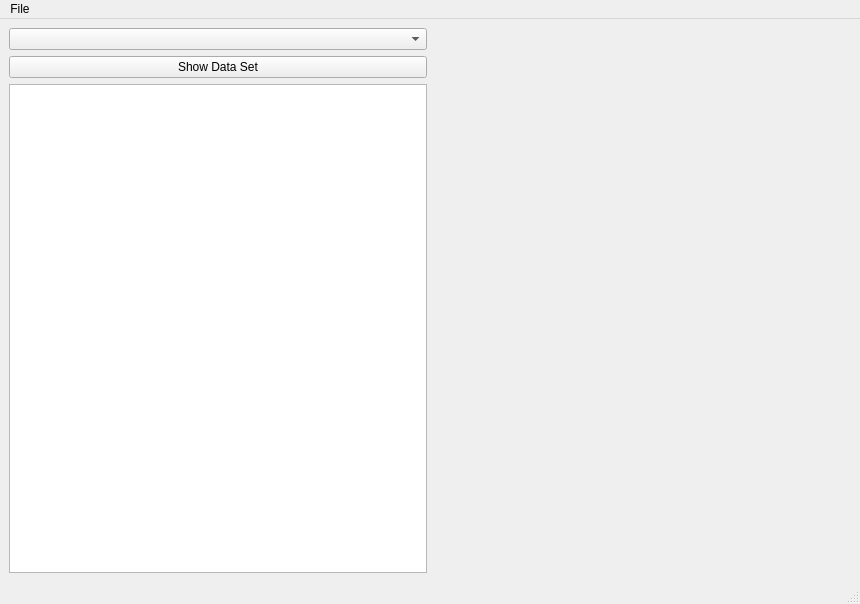
<?xml version="1.0" encoding="UTF-8"?>
<ui version="4.0">
 <class>RenderWindowUISingleInheritance</class>
 <widget class="QMainWindow" name="RenderWindowUISingleInheritance">
  <property name="geometry">
   <rect>
    <x>0</x>
    <y>0</y>
    <width>860</width>
    <height>604</height>
   </rect>
  </property>
  <property name="windowTitle">
   <string>HeelStat</string>
  </property>
  <widget class="QWidget" name="centralwidget">
   <layout class="QHBoxLayout" name="horizontalLayout_2">
    <item>
     <layout class="QHBoxLayout" name="horizontalLayout">
      <item>
       <layout class="QVBoxLayout" name="verticalLayout">
        <item>
         <widget class="QComboBox" name="comboBox"/>
        </item>
        <item>
         <widget class="QPushButton" name="pushButton">
          <property name="text">
           <string>Show Data Set</string>
          </property>
         </widget>
        </item>
        <item>
         <widget class="QTextEdit" name="textEdit">
          <property name="sizePolicy">
           <sizepolicy hsizetype="Preferred" vsizetype="Preferred">
            <horstretch>0</horstretch>
            <verstretch>0</verstretch>
           </sizepolicy>
          </property>
         </widget>
        </item>
       </layout>
      </item>
      <item>
       <widget class="QVTKWidget" name="qvtkWidget"/>
      </item>
     </layout>
    </item>
   </layout>
  </widget>
  <widget class="QMenuBar" name="menubar">
   <property name="geometry">
    <rect>
     <x>0</x>
     <y>0</y>
     <width>860</width>
     <height>21</height>
    </rect>
   </property>
   <widget class="QMenu" name="menuFile">
    <property name="title">
     <string>File</string>
    </property>
    <addaction name="actionOpen_Data_Set"/>
   </widget>
   <addaction name="menuFile"/>
  </widget>
  <widget class="QStatusBar" name="statusbar"/>
  <action name="actionOpen_Data_Set">
   <property name="text">
    <string>Open Data Set</string>
   </property>
  </action>
 </widget>
 <customwidgets>
  <customwidget>
   <class>QVTKWidget</class>
   <extends>QWidget</extends>
   <header>QVTKWidget.h</header>
  </customwidget>
 </customwidgets>
 <resources/>
 <connections/>
</ui>
